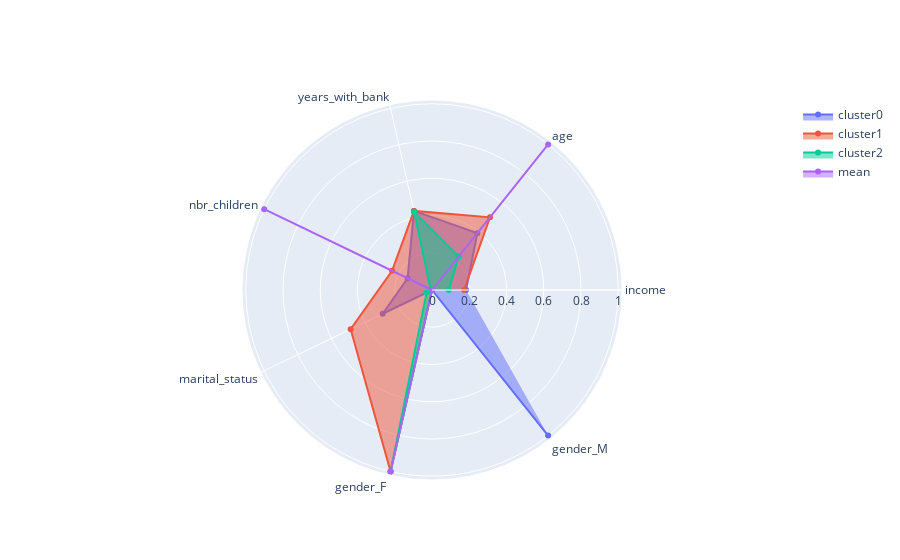

Notebook source saved alongside this figure:
### Code cell
plot_radarchart(df_radar)

### Figure 1 — Plotly figure (JSON) as saved in the notebook; plotly's stock layout.template omitted (floating-point values rounded to 4 significant figures)
{"data": [{"fill": "toself", "name": "cluster0", "r": [0.1832, 0.3903, 0.4357, 0.1453, 0.2938, 0, 1], "theta": ["income", "age", "years_with_bank", "nbr_children", "marital_status", "gender_F ", "gender_M "], "type": "scatterpolar"}, {"fill": "toself", "name": "cluster1", "r": [0.1722, 0.4994, 0.4357, 0.238, 0.4848, 1, 0], "theta": ["income", "age", "years_with_bank", "nbr_children", "marital_status", "gender_F ", "gender_M "], "type": "scatterpolar"}, {"fill": "toself", "name": "cluster2", "r": [0.08997, 0.23, 0.4293, 0.007955, 0.0322, 1, 0], "theta": ["income", "age", "years_with_bank", "nbr_children", "marital_status", "gender_F ", "gender_M "], "type": "scatterpolar"}, {"fill": "toself", "name": "mean", "r": [0, 1, 0, 1, 0, 1, 0, 1, 0, 1, 0, 1, 0, 1], "theta": ["income", "age", "years_with_bank", "nbr_children", "marital_status", "gender_F ", "gender_M "], "type": "scatterpolar"}], "layout": {"autosize": true, "polar": {"angularaxis": {"type": "category"}, "radialaxis": {"autorange": true, "range": [0, 1.043], "type": "linear", "visible": true}}, "showlegend": true}}
